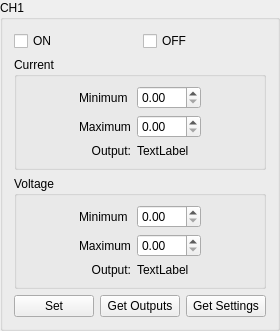
        <widget class="QGroupBox" name="groupBox_CH1">
         <property name="title">
          <string>CH1</string>
         </property>
         <layout class="QGridLayout" name="gridLayout_3">
          <item row="0" column="0" colspan="2">
           <widget class="QCheckBox" name="checkBox_CH1_ON">
            <property name="text">
             <string>ON</string>
            </property>
           </widget>
          </item>
          <item row="0" column="2" colspan="2">
           <widget class="QCheckBox" name="checkBox_CH1_OFF">
            <property name="text">
             <string>OFF</string>
            </property>
           </widget>
          </item>
          <item row="1" column="0" colspan="4">
           <widget class="QGroupBox" name="groupBox_CH1_Current">
            <property name="sizePolicy">
             <sizepolicy hsizetype="Preferred" vsizetype="Maximum">
              <horstretch>0</horstretch>
              <verstretch>0</verstretch>
             </sizepolicy>
            </property>
            <property name="title">
             <string>Current</string>
            </property>
            <layout class="QGridLayout" name="gridLayout_11">
             <item row="1" column="1">
              <widget class="QLabel" name="label_CH1_Current_Min">
               <property name="sizePolicy">
                <sizepolicy hsizetype="Maximum" vsizetype="Preferred">
                 <horstretch>0</horstretch>
                 <verstretch>0</verstretch>
                </sizepolicy>
               </property>
               <property name="text">
                <string>Minimum</string>
               </property>
              </widget>
             </item>
             <item row="2" column="1">
              <widget class="QLabel" name="label_CH1_Current_Max">
               <property name="sizePolicy">
                <sizepolicy hsizetype="Maximum" vsizetype="Preferred">
                 <horstretch>0</horstretch>
                 <verstretch>0</verstretch>
                </sizepolicy>
               </property>
               <property name="text">
                <string>Maximum</string>
               </property>
              </widget>
             </item>
             <item row="1" column="2">
              <widget class="QDoubleSpinBox" name="doubleSpinBox_CH1_Current_Min">
               <property name="sizePolicy">
                <sizepolicy hsizetype="MinimumExpanding" vsizetype="Fixed">
                 <horstretch>0</horstretch>
                 <verstretch>0</verstretch>
                </sizepolicy>
               </property>
              </widget>
             </item>
             <item row="3" column="2">
              <widget class="QLabel" name="label_CH1_Current_Output_Result">
               <property name="sizePolicy">
                <sizepolicy hsizetype="Preferred" vsizetype="Maximum">
                 <horstretch>0</horstretch>
                 <verstretch>0</verstretch>
                </sizepolicy>
               </property>
               <property name="text">
                <string>TextLabel</string>
               </property>
              </widget>
             </item>
             <item row="2" column="3">
              <spacer name="horizontalSpacer_21">
               <property name="orientation">
                <enum>Qt::Horizontal</enum>
               </property>
               <property name="sizeHint" stdset="0">
                <size>
                 <width>0</width>
                 <height>0</height>
                </size>
               </property>
              </spacer>
             </item>
             <item row="2" column="0">
              <spacer name="horizontalSpacer_22">
               <property name="orientation">
                <enum>Qt::Horizontal</enum>
               </property>
               <property name="sizeHint" stdset="0">
                <size>
                 <width>0</width>
                 <height>0</height>
                </size>
               </property>
              </spacer>
             </item>
             <item row="2" column="2">
              <widget class="QDoubleSpinBox" name="doubleSpinBox_CH1_Current_Max">
               <property name="sizePolicy">
                <sizepolicy hsizetype="MinimumExpanding" vsizetype="Fixed">
                 <horstretch>0</horstretch>
                 <verstretch>0</verstretch>
                </sizepolicy>
               </property>
               <property name="maximum">
                <double>100.000000000000000</double>
               </property>
              </widget>
             </item>
             <item row="3" column="1">
              <widget class="QLabel" name="label_CH1_Current_Output">
               <property name="sizePolicy">
                <sizepolicy hsizetype="Preferred" vsizetype="Maximum">
                 <horstretch>0</horstretch>
                 <verstretch>0</verstretch>
                </sizepolicy>
               </property>
               <property name="text">
                <string> Output:</string>
               </property>
               <property name="alignment">
                <set>Qt::AlignRight|Qt::AlignTrailing|Qt::AlignVCenter</set>
               </property>
              </widget>
             </item>
            </layout>
           </widget>
          </item>
          <item row="2" column="0" colspan="4">
           <widget class="QGroupBox" name="groupBox_CH1_Voltage">
            <property name="sizePolicy">
             <sizepolicy hsizetype="Preferred" vsizetype="Maximum">
              <horstretch>0</horstretch>
              <verstretch>0</verstretch>
             </sizepolicy>
            </property>
            <property name="title">
             <string>Voltage</string>
            </property>
            <layout class="QGridLayout" name="gridLayout_18">
             <item row="2" column="1">
              <widget class="QLabel" name="label_CH1_Voltage_Max">
               <property name="sizePolicy">
                <sizepolicy hsizetype="Maximum" vsizetype="Preferred">
                 <horstretch>0</horstretch>
                 <verstretch>0</verstretch>
                </sizepolicy>
               </property>
               <property name="text">
                <string>Maximum</string>
               </property>
              </widget>
             </item>
             <item row="2" column="2">
              <widget class="QDoubleSpinBox" name="doubleSpinBox_CH1_Voltage_Max">
               <property name="sizePolicy">
                <sizepolicy hsizetype="MinimumExpanding" vsizetype="Fixed">
                 <horstretch>0</horstretch>
                 <verstretch>0</verstretch>
                </sizepolicy>
               </property>
               <property name="maximum">
                <double>100.000000000000000</double>
               </property>
              </widget>
             </item>
             <item row="1" column="3" rowspan="3">
              <spacer name="horizontalSpacer_35">
               <property name="orientation">
                <enum>Qt::Horizontal</enum>
               </property>
               <property name="sizeHint" stdset="0">
                <size>
                 <width>0</width>
                 <height>0</height>
                </size>
               </property>
              </spacer>
             </item>
             <item row="1" column="1">
              <widget class="QLabel" name="label_CH1_Voltage_Min">
               <property name="sizePolicy">
                <sizepolicy hsizetype="Maximum" vsizetype="Preferred">
                 <horstretch>0</horstretch>
                 <verstretch>0</verstretch>
                </sizepolicy>
               </property>
               <property name="text">
                <string>Minimum</string>
               </property>
              </widget>
             </item>
             <item row="1" column="0" rowspan="3">
              <spacer name="horizontalSpacer_20">
               <property name="orientation">
                <enum>Qt::Horizontal</enum>
               </property>
               <property name="sizeHint" stdset="0">
                <size>
                 <width>0</width>
                 <height>0</height>
                </size>
               </property>
              </spacer>
             </item>
             <item row="1" column="2">
              <widget class="QDoubleSpinBox" name="doubleSpinBox_CH1_Voltage_Min">
               <property name="sizePolicy">
                <sizepolicy hsizetype="MinimumExpanding" vsizetype="Fixed">
                 <horstretch>0</horstretch>
                 <verstretch>0</verstretch>
                </sizepolicy>
               </property>
              </widget>
             </item>
             <item row="3" column="2">
              <widget class="QLabel" name="label_CH1_Voltage_Output_Result">
               <property name="sizePolicy">
                <sizepolicy hsizetype="Preferred" vsizetype="Maximum">
                 <horstretch>0</horstretch>
                 <verstretch>0</verstretch>
                </sizepolicy>
               </property>
               <property name="text">
                <string>TextLabel</string>
               </property>
              </widget>
             </item>
             <item row="3" column="1">
              <widget class="QLabel" name="label_CH1_Voltage_Output">
               <property name="sizePolicy">
                <sizepolicy hsizetype="Preferred" vsizetype="Maximum">
                 <horstretch>0</horstretch>
                 <verstretch>0</verstretch>
                </sizepolicy>
               </property>
               <property name="text">
                <string> Output:</string>
               </property>
               <property name="alignment">
                <set>Qt::AlignRight|Qt::AlignTrailing|Qt::AlignVCenter</set>
               </property>
              </widget>
             </item>
            </layout>
           </widget>
          </item>
          <item row="3" column="0">
           <widget class="QPushButton" name="pushButton_CH1_Set">
            <property name="text">
             <string>Set</string>
            </property>
           </widget>
          </item>
          <item row="3" column="1" colspan="2">
           <widget class="QPushButton" name="pushButton_CH1_Get_Outputs">
            <property name="text">
             <string>Get Outputs</string>
            </property>
           </widget>
          </item>
          <item row="3" column="3">
           <widget class="QPushButton" name="pushButton_CH1_Get_Settings">
            <property name="text">
             <string>Get Settings</string>
            </property>
           </widget>
          </item>
         </layout>
        </widget>
